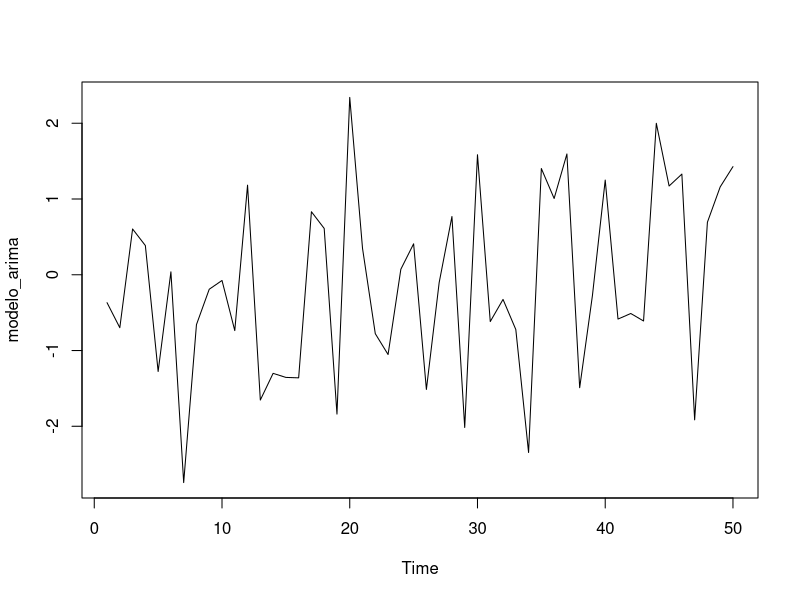

Write R code to recreate this figure.
## ---- chunk 1
#Modelo White Noise

modelo_arima <- arima.sim(model = list(c(0,0,0)), n = 50)

plot(modelo_arima)

